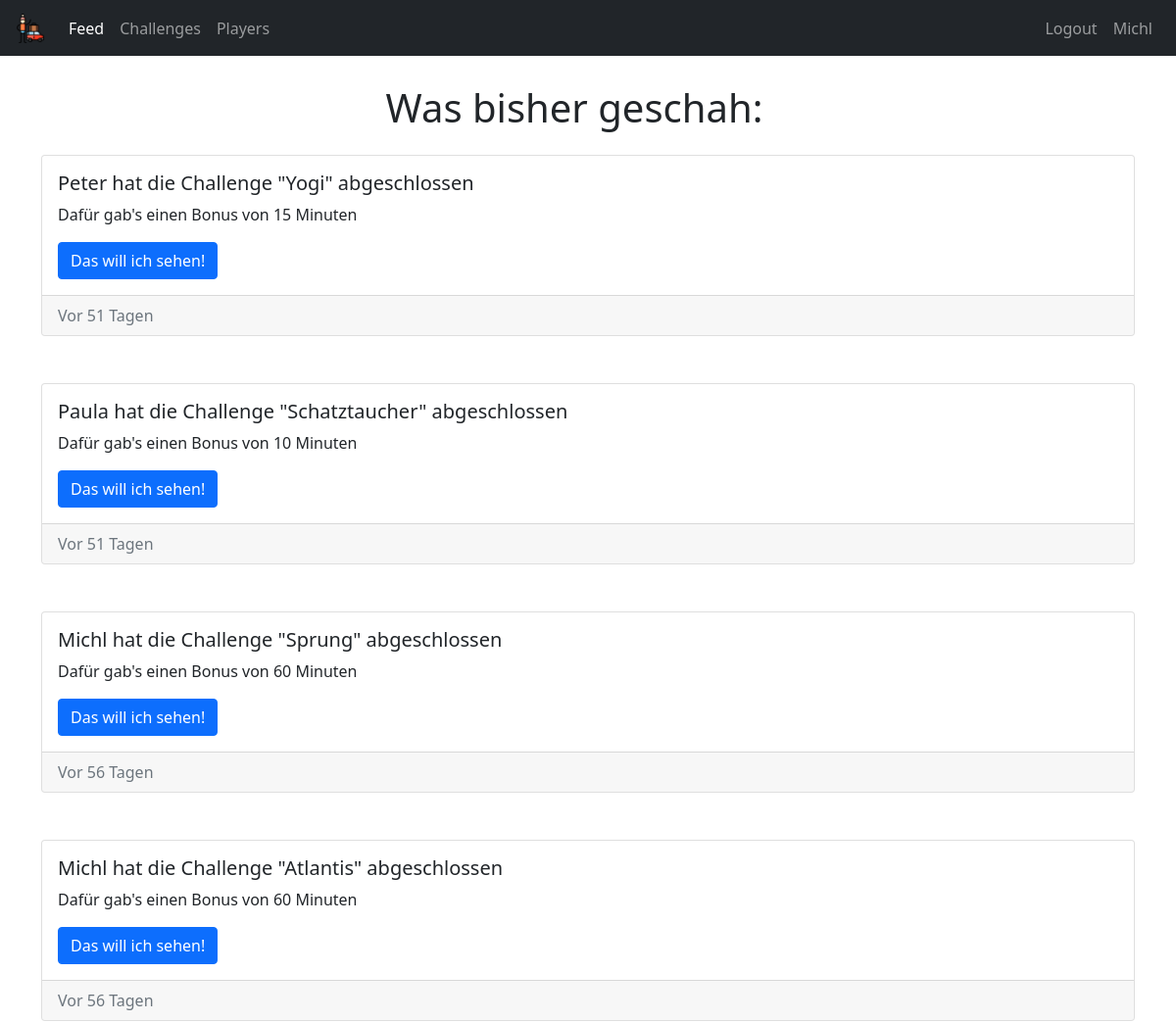
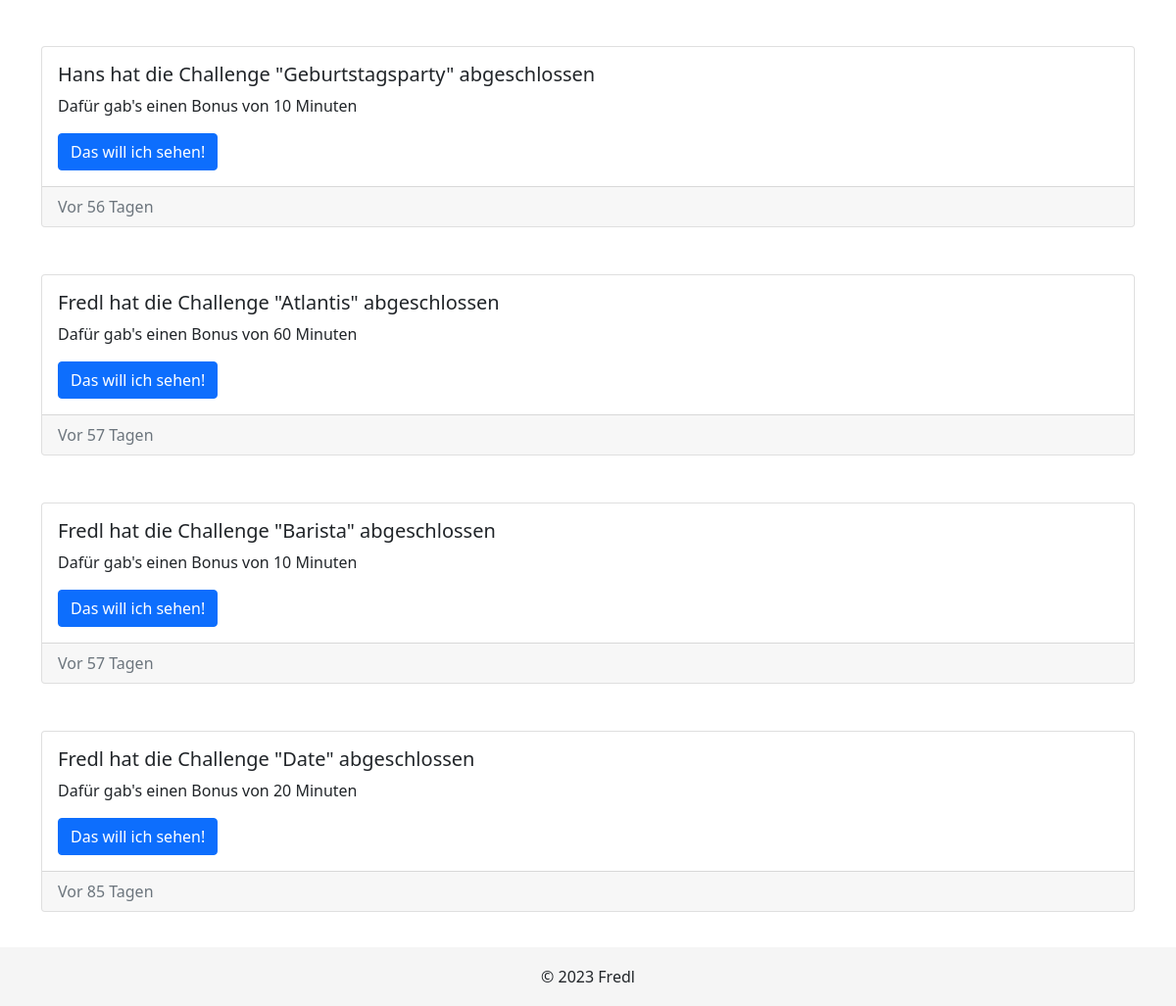
The app's page /feed (signed in) with its own data (2 pictures, top to bottom).
### tables this page shows
CREATE TABLE "users" (
id INTEGER PRIMARY KEY,
name TEXT NOT NULL, 
email TEXT NOT NULL,
hash TEXT NOT NULL);

CREATE TABLE challenges (id INTEGER PRIMARY KEY, name TEXT NOT NULL, description TEXT, bonus INTEGER NOT NULL, link TEXT);

### app.py (the view)
@app.route('/feed')
@login_required
def feed():
    feed_elements = db.execute("SELECT completed_challenges.id AS id, users.name AS user_name, challenges.name AS challenge_name, challenges.bonus AS bonus, challenges.link AS link, completed_challenges.location AS location, completed_challenges.notes AS notes, completed_challenges.timestamp AS timestamp FROM completed_challenges INNER JOIN users ON users.id = completed_challenges.user_id INNER JOIN challenges ON challenges.id = completed_challenges.challenge_id ORDER BY completed_challenges.timestamp DESC;").fetchall()
    feed_list = []
    for f in feed_elements:
        feed_list.append({"elapsed_time": format_time(f.timestamp), "feed": f})
    return render_template("feed.html", feed_list=feed_list, name=session["user_name"])

### helpers.py (called while the page is built)
def login_required(f):
    @wraps(f)
    def decorated_function(*args, **kwargs):
        if session.get("user_id") is None:
            return redirect("/login")
        return f(*args, **kwargs)
    return decorated_function

def format_time(timestamp):
    timestamp = datetime.strptime(timestamp.split(".")[0], '%Y-%m-%d %H:%M:%S')
    elapsed_time = datetime.now() - timestamp
    if elapsed_time.days > 0:
        if elapsed_time.days == 1:
            return f"Vor einem Tag"
        else:
            return f"Vor {elapsed_time.days} Tagen"
    elif elapsed_time.seconds >= 3600:
        hours = elapsed_time.seconds // 3600
        if hours == 1:
            return "Vor einer Stunde"
        else:
            return f"Vor {hours} Stunden"
    else:
        minutes = elapsed_time.seconds // 60
        if minutes == 1:
            return "Vor einer Minute"
        else:
            return f"Vor {minutes} Minuten"

### templates/feed.html (shortened to what this page needs)
{% extends 'layout.html' %}
{% block main %}
<div class="container m-3 text-center">
    <h1 class="text-center mb-4">Was bisher geschah:</h1>
</div>
<div class="container">
    <div class="row row-cols-1 row-cols-md-12 g-4">
        {% for f in feed_list %}
        <div class="col-sm-12 mb-4">
            <div class="card h-100">
                <div class="card-body">
                    <h5 class="card-title">{{ f.feed.user_name }} hat die Challenge "{{ f.feed.challenge_name }}" abgeschlossen</h5>
                    <p class="card-text">Dafür gab's einen Bonus von {{ f.feed.bonus }} Minuten</p>
                    <button type="button" class="btn btn-primary" data-toggle="modal" data-target="#locationModal{{ f.feed. id }}">
                        Das will ich sehen!
                    </button>
                </div>
                <div class="card-footer text-muted">
                    {{ f.elapsed_time }}
                </div>
            </div>
        </div>
        {% endfor %}
    </div>
</div>
{% endblock main %}

### templates/layout.html (shortened to what this page needs)
<!DOCTYPE html>
<html>
<head>
	<link rel="stylesheet" href="https://stackpath.bootstrapcdn.com/bootstrap/4.3.1/css/bootstrap.min.css">
	<link rel="stylesheet" href="https://cdnjs.cloudflare.com/ajax/libs/bootstrap/5.1.3/css/bootstrap.min.css">
    <link href="static/styles.css" rel="stylesheet">
</head>
<body>
	<nav class="navbar navbar-expand-md navbar-dark bg-dark fixed-top">
        <a class="navbar-brand" href="/"> <img src="/static/favicon.png" alt="icon" width="30" height="30" class="d-inline-block align-text-top"></a>
		<div class="collapse navbar-collapse" id="navbarCollapse">
			{% if session["user_id"] %}
				<ul class="navbar-nav mr-auto">
					<li class="nav-item" data-page="feed">
						<a class="nav-link" href="/feed">Feed</a>
					</li>
					<li class="nav-item" data-page="challenges">
						<a class="nav-link" href="/challenges">Challenges</a>
					</li>
					<li class="nav-item" data-page="players">
						<a class="nav-link" href="/players">Players</a>
					</li>
				</ul>
				<ul class="navbar-nav ml-auto">
					<li class="nav-item" data-page="logout">
						<a class="nav-link" href="/logout">Logout</a>
					</li>
					<li class="nav-item" data-page="profile">
						<a class="nav-link" href="/profile">{{ name }}</a>
					</li>
				</ul>
			{% endif %}
		</div>
	</nav>
	<main>
		{% block main %}{% endblock main %}
		<br>
		<br>
		<br>
	</main>
	<footer>
		<div class="container text-center">
			<span>&copy; 2023 Fredl</span>
		</div>
	</footer>
</body>
</html>

### static/styles.css (style rules this page uses)
body { padding-top: 70px; min-height: 100vh; position: relative; }
footer { position: absolute; bottom: 0; width: 100%; height: 60px; line-height: 60px; background-color: #f5f5f5; }

### records on screen
users: name "Michl", feed.user_name "Michl" "Michl"
users: feed.user_name "Peter"
challenges: feed.challenge_name "Yogi", feed.bonus "15"
users: feed.user_name "Paula"
challenges: feed.challenge_name "Schatztaucher", feed.bonus "10"
challenges: feed.challenge_name "Sprung", feed.bonus "60"
challenges: feed.challenge_name "Atlantis" "Atlantis", feed.bonus "60" "60"
users: feed.user_name "Hans"
challenges: feed.challenge_name "Geburtstagsparty", feed.bonus "10"
users: feed.user_name "Fredl" "Fredl" "Fredl"
challenges: feed.challenge_name "Barista", feed.bonus "10"
challenges: feed.challenge_name "Date", feed.bonus "20"

### other values on screen
{{ f.elapsed_time }} "Vor 51 Tagen" "Vor 51 Tagen" "Vor 56 Tagen" "Vor 56 Tagen" "Vor 56 Tagen" "Vor 57 Tagen" "Vor 57 Tagen" "Vor 85 Tagen"
